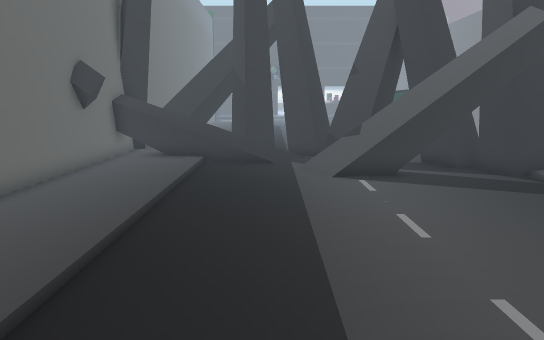
[1] (above)

14 first-person views from a walk through a level from a Godot 3-D game. The camera is 1.3 m above the floor, tilts 10° down and sees 70° across. The floor is counted in squares, 0.5 m on a side. Each view is taken from the middle of a square. On the plan, view 1 faces up. The plan holds only what a view shows up to about 20 squares ahead; the rest is blank. The place goes on beyond the plan. Characters and animated objects are not drawn.

[2]
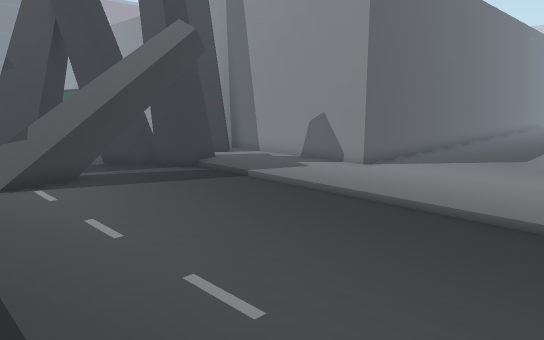

[3]
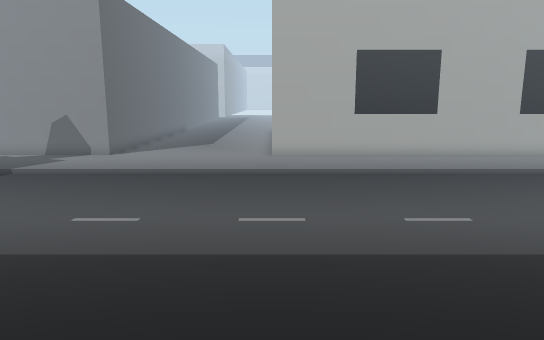

[4]
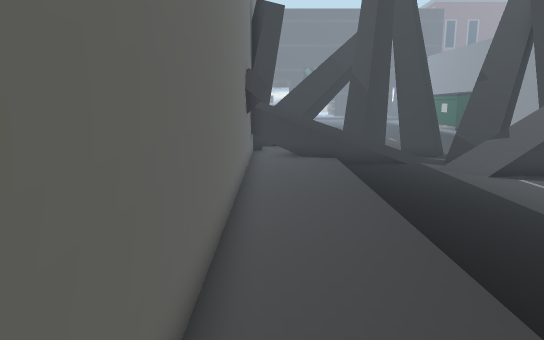

[5]
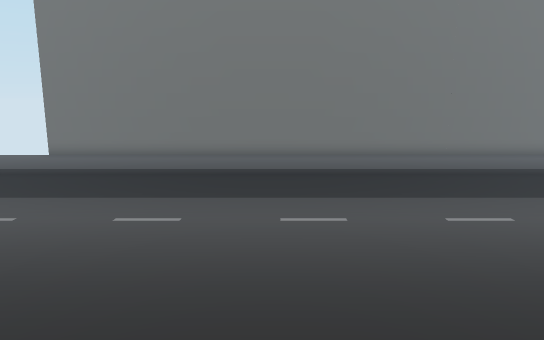

[6]
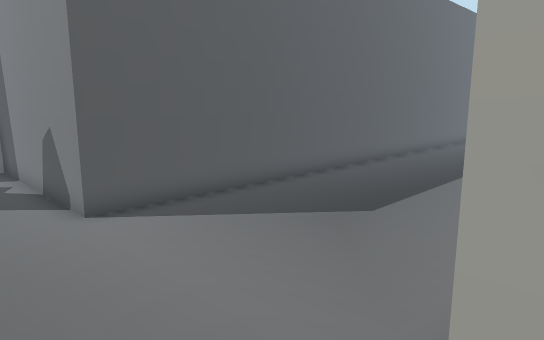

[7]
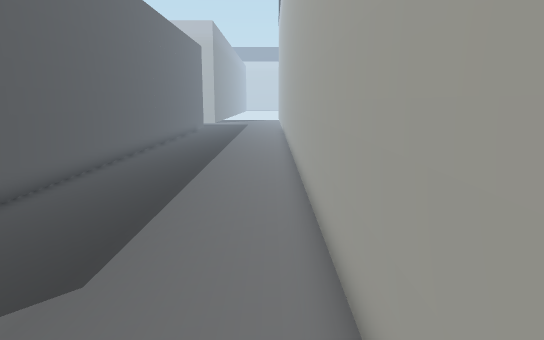

[8]
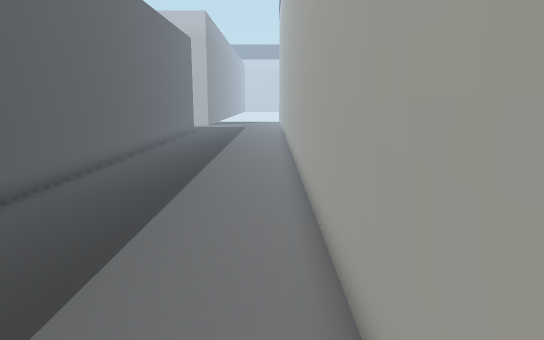

[9]
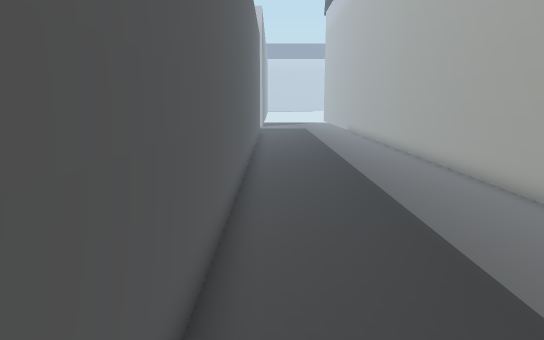

[10]
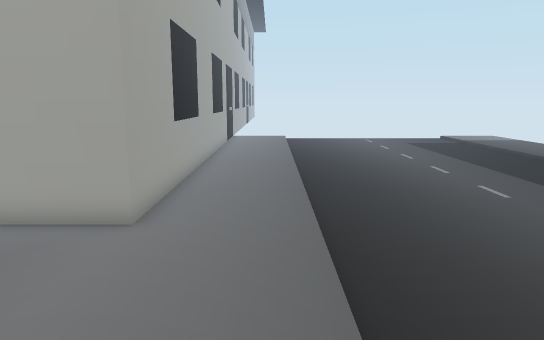

[11]
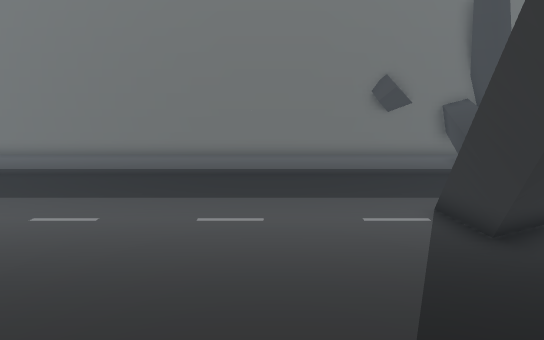

[12]
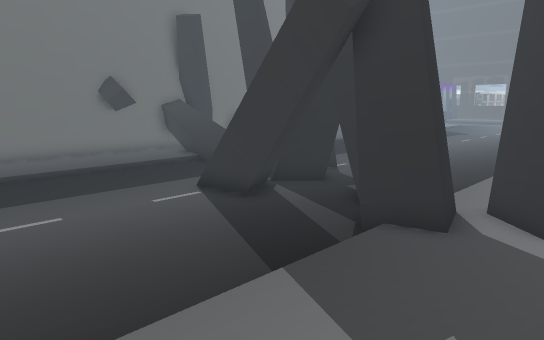

[13]
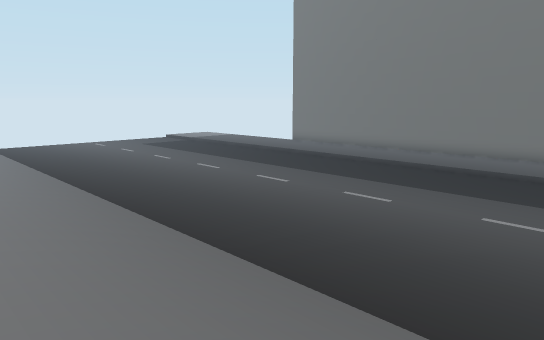

[14]
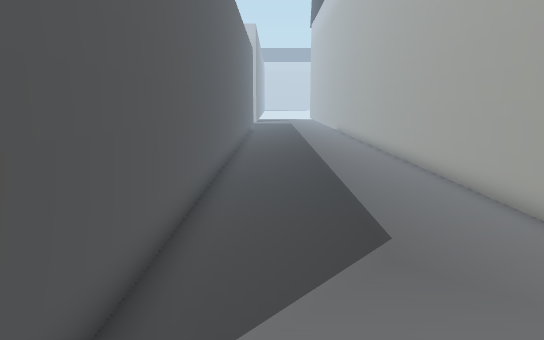

### Floor plan
Key: @ floor where view 1 was taken; # wall or solid block; . main floor; : floor 0.75 m higher than the main floor; + floor 1 m higher than the main floor; / step, stairs or slope; = window, fence, low wall or low ledge; ^ raised ledge; v drop or lower ground.
Columns run from 7 left of view 1 to 40 right of it. Each row starts with its distance up from view 1.
 19 ##   #####=
 18 ##++:////=#
 17 #v+=////.=##
 16 #.........####
 15 ##.......====#  #####
 14 ##.......=^#######..#
 13 #.........==#####...#
 12 #............##.....#
 11 #...................#
 10 #...................#
  9 #...................#
  8 #...................############################
  7 #...............................................
  6 #...............................................
  5 #...............................................
  4 #...............................................
  3 #...............................................
  2 #...............................................
  1 #...............................................
  0 #......@............############################
 -1 #...................#
 -2 #...................#
 -3 #...................#
 -4 #...................#
 -5 #...................#
 -6 #...................#
 -7 #...................#
 -8 #...................#
 -9 #...................#
-10 #...................#

Where each view was taken, in squares from view 1:
view 1: 0 up, 0 right, facing up
view 2: 0 up, 0 right, facing up-right
view 3: 0 up, 6 left, facing right
view 4: 1 down, 6 left, facing up
view 5: 1 down, 12 right, facing left
view 6: 1 down, 10 right, facing up-right
view 7: 1 up, 13 right, facing right
view 8: 1 up, 18 right, facing right
view 9: 7 up, 20 right, facing right
view 10: 8 up, 10 right, facing down
view 11: 9 up, 12 right, facing left
view 12: 6 up, 13 right, facing up-left
view 13: 6 up, 13 right, facing down-left
view 14: 6 up, 11 right, facing right
